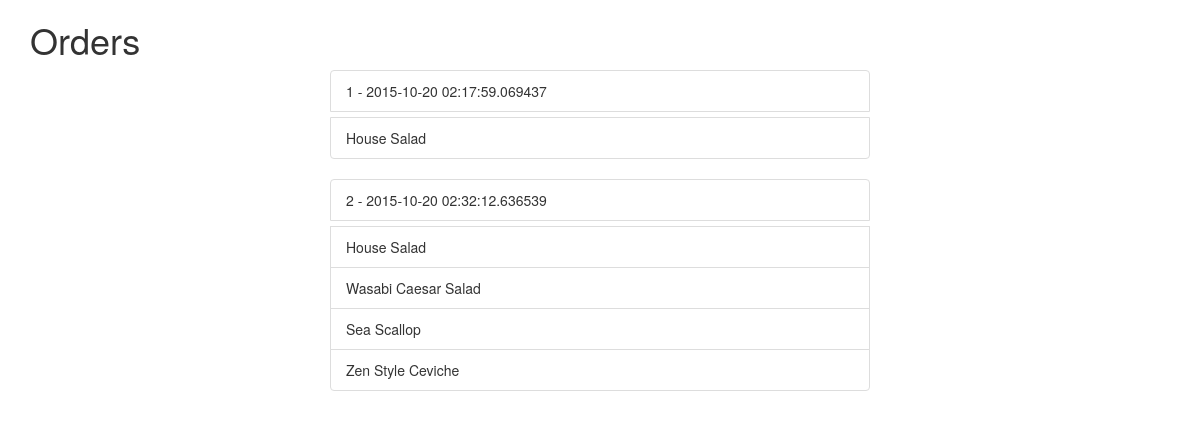
The page /view_orders on the database its author committed.
### app/models.py (models this page shows)
class Orders(db.Model):
    id = db.Column(db.Integer, primary_key=True)
    time = db.Column(db.DateTime, index=True)
    restaurant = db.Column(db.String(100), index=True)
    rating = db.Column(db.Integer)
    items = db.relationship('MenuItem', secondary=itemsInOrders, lazy='dynamic', backref=db.backref('orders', lazy='dynamic'))

class MenuItem(db.Model):
    id = db.Column(db.Integer, primary_key=True)
    name = db.Column(db.String(64), index=True, unique=True)
    description = db.Column(db.String(1000))
    frequency = db.Column(db.Integer, index=True)
    avg = db.Column(db.Integer, index=True)
    category = db.Column(db.String(64))
    dietaryRestriction = db.Column(db.String(200))
    restaurant = db.Column(db.String(100))
    price = db.Column(db.Integer, index=True)

### app/views.py (the view)
@app.route('/view_orders')
def view_orders():
    restaurant = {'name': 'Sakanaya'}
    orders = Orders.query.all()
    return render_template('orders.html',
                           orders=orders,
                           restaurant=restaurant)

### app/templates/orders.html (shortened to what this page needs)
<html>
    <head>
        <link href="/static/css/bootstrap.min.css" rel="stylesheet" media="screen">
    </head>
    <body>
        <div class="container">
            <h1>Orders</h1>
            <div class="col-md-6 col-md-offset-3">
                {% for order in orders %}
                <ul class="list-group">
                <li class="list-group-item list-group-item-heading">{{ order.id }} - {{ order.time }}</li>
                    {% for item in order.items %}
                    <li class="list-group-item">{{ item.name }}</li>
                    {% endfor %}
                </ul>
                {% endfor %}
            </div>
        </div>
    </body>
</html>

### rows shown on the page
Orders: id "1", time "2015-10-20 02:17:59.069437"
MenuItem: name "House Salad"
Orders: id "2", time "2015-10-20 02:32:12.636539"
MenuItem: name "Wasabi Caesar Salad"
MenuItem: name "Sea Scallop"
MenuItem: name "Zen Style Ceviche"
